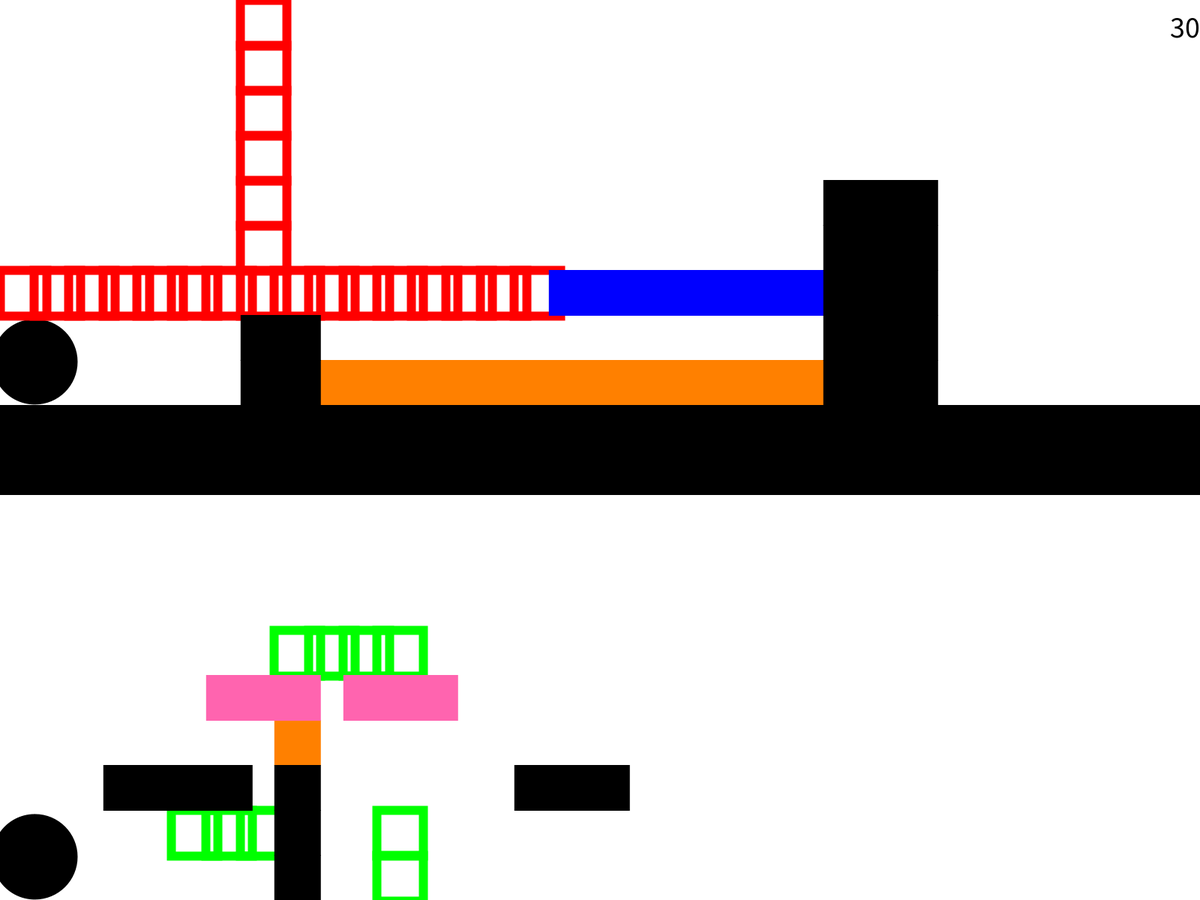
Frame 1 (no input)
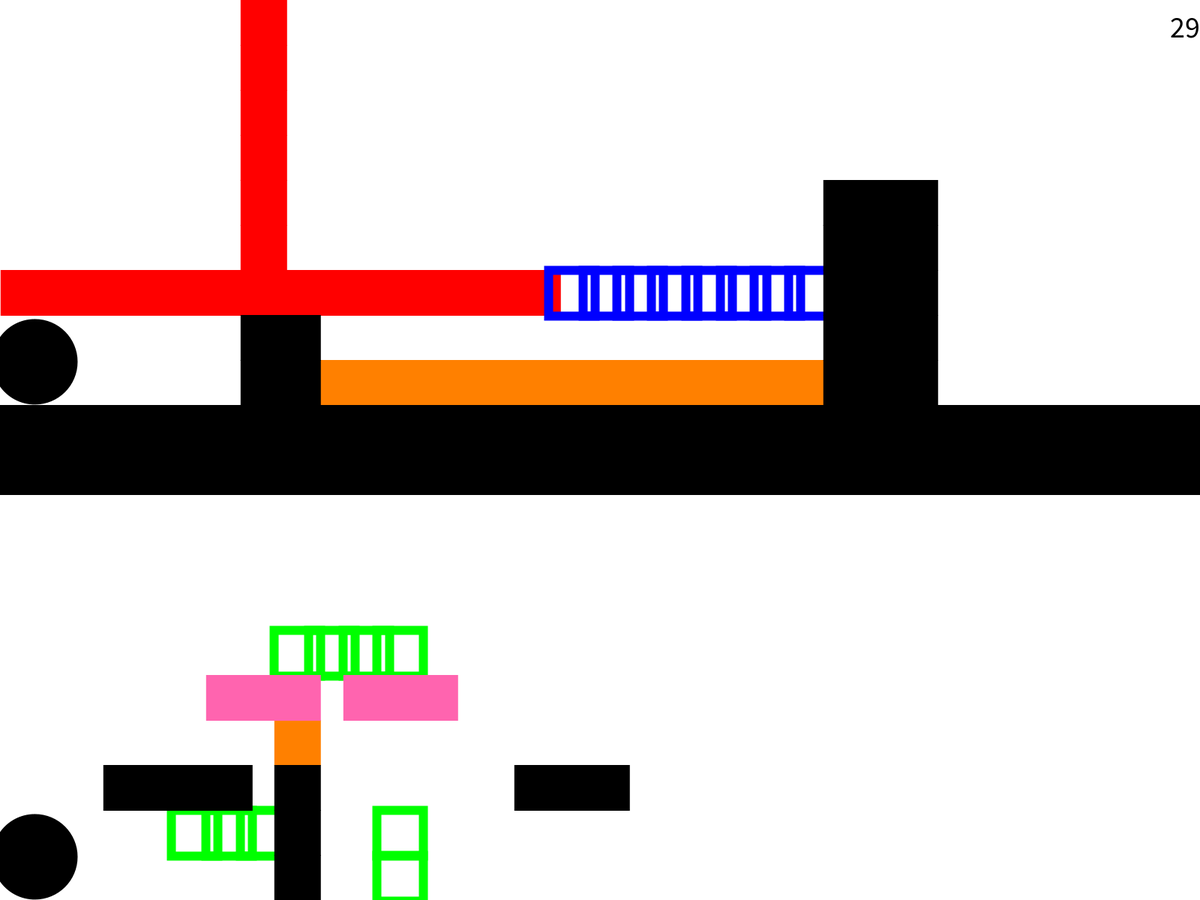
Frame 60 (the mouse pressed at the canvas centre just before this capture)
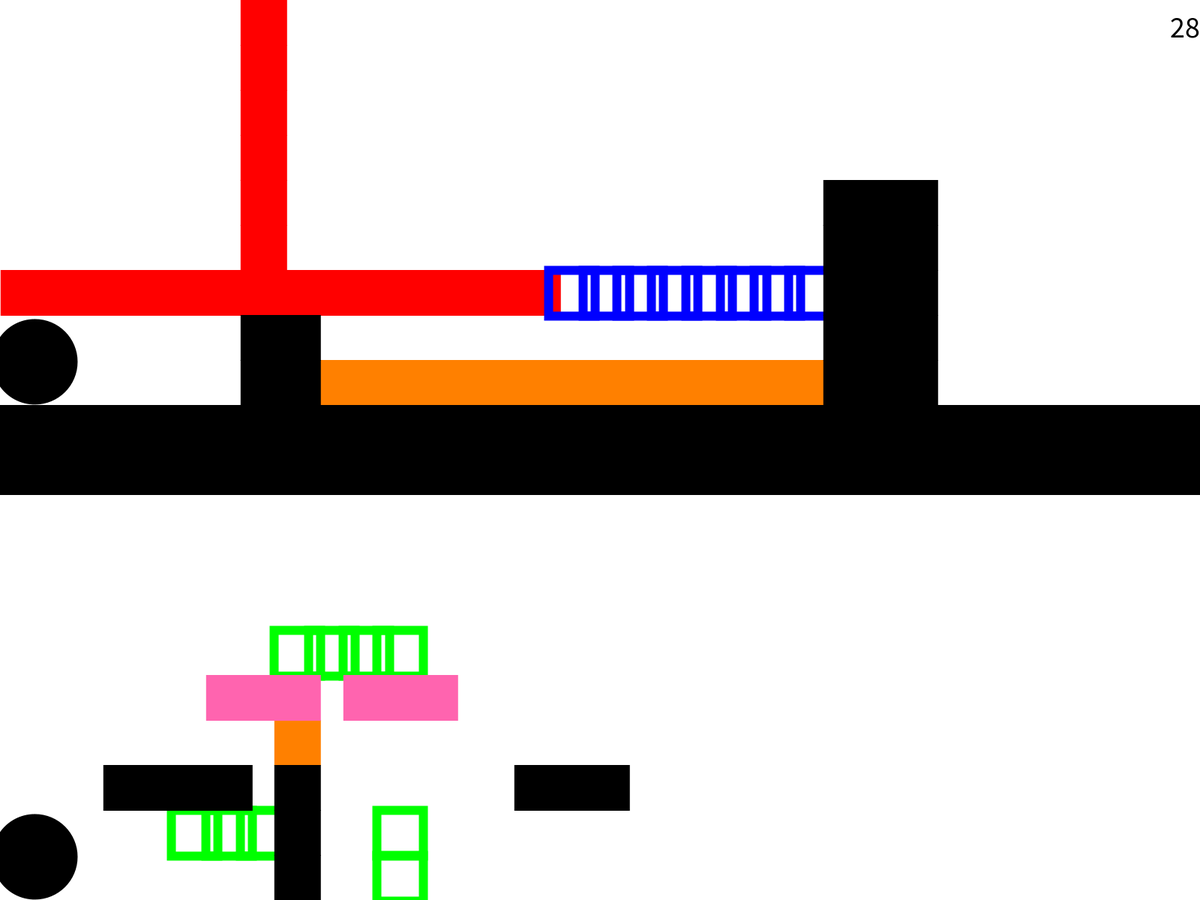
Frame 120 (the mouse held since frame 60 and released just before this capture)

The Processing sketch that drew these frames (run headless with seeded random() and noise(); from frame 60 on, the mouse is pressed at the canvas centre):

// Processing sketch: doubleSwitch
// ── doubleSwitch.pde
int lvl = 0;
int gameState, start = 0, lvlSelect = 1, inGame = 2,gameOver = 3;
float g = 2.0, Dba = 1, jump = -30;
float pHeight = 1.9;
float sideMargins = width/128.0;
int speed = 15;
boolean[] switched = {true,false};
int[] timers = {30};
int frame;
Player[] plyrs;
void setup() {
  fullScreen();
  gameState = inGame;
  plyrs = new Player[2];
  for(int i = 0; i<2; i++) plyrs[i] = new Player(i);
}

void draw() {
  if(gameState == inGame) {
    background(255);
    doPlayers();
    doLavaBlocks();
    dorBlocks();
    dobBlocks();
    dogBlocks();
    dopBlocks();
    doLevelBlocks();
    doSwitch();
    fill(0);
    noStroke();
    rectMode(CENTER);
    rect(width/2,height/2,width,height/10);
    rectMode(CORNER);
    frame++;
    fill(0);
    noStroke();
    textAlign(RIGHT);
    textSize(40);
    text(timers[lvl]-frame/60,width,50);
    if(frame>timers[lvl]*60+30) gameState = gameOver;
  } else if(gameState == gameOver) {
    background(255,0,0);
    textAlign(CENTER);
    textSize(100);
    text("GAME OVER", width/2, height/2);
  }
}
void doSwitch() {
  switched[1] = (plyrs[0].isMoving);
  switched[0] = (plyrs[1].isMoving);
}
void doPlayers() {
  for(Player x: plyrs) {
    x.show();
    x.gravity();
    //if(!x.onGround) {
    //  if(x.sign == 0) x.decelerate((int)(-x.vx/abs(x.vx)),false);
    //  else x.decelerate(x.sign,true);
    //} else {
      x.vx = x.sign*speed;
      x.isMoving = x.vx!=0 && x.move(x.vx*(1/60.0),0);
    //}
  }
}

void doLevelBlocks() {
  fill(0);
  noStroke();
  for(int i = 0; i<2; i++) {
    for(int x = 0; x<lvlBlocks[lvl+i].length; x++) {
      for(int y = 0; y<lvlBlocks[lvl+i][0].length; y++) {
        if(lvlBlocks[lvl+i][x][y])rect(x*width/35+sideMargins,y*height/20+11*height/20*i,height/20+2,height/20+1);
      }
    }
  }
}


void keyPressed() {
  if(key == 'a') plyrs[0].sign = -1;
  if(key == 'd') plyrs[0].sign = 1;
  if(key == 'w' && plyrs[0].onGround) plyrs[0].vy = jump;
  if(key == 'j') plyrs[1].sign = -1;
  if(key == 'l') plyrs[1].sign = 1;
  if(key == 'i' && plyrs[1].onGround) plyrs[1].vy = jump;
}

void keyReleased() {
  if((key == 'a' && plyrs[0].sign!=1) || (key == 'd' && plyrs[0].sign!=-1)) plyrs[0].sign = 0;
  if((key == 'j' && plyrs[1].sign!=1) || (key == 'l' && plyrs[1].sign!=-1)) plyrs[1].sign = 0;
}

// ── Player.pde
class Player {
  int pNum;
  float x,y;
  float vx, vy;
  boolean onGround = true;
  int sign = 0;
boolean isMoving;
  Player(int playerNum) {
    pNum = playerNum;
    y = 8.99;
    x = 1.0;
    vx = 0; vy = 0;
  }
  void show() {
    fill(0);
    noStroke();
    ellipse(x/35*width+sideMargins,pNum*height*11.0/20+y*height/20-pHeight*height/20/2,pHeight/20*height,pHeight/20*height);
    
  }
  boolean gravity() {
    boolean b = move(0,vy*(1/60.0)+0.5*g*(1/60.0)*(1/60.0));
    if(!b && vy>=0) {move(0,0.1); onGround = true;}
    else {onGround = false; vy+=g;}
    return b;
  }
  //void decelerate(int sign, boolean acc) {
  //  move(vx*(1/60.0),0);
  //  //if(!acc) {
  //  //  move(vx*(1/60.0)-0.5*(0.5*sign*vx*vx*Dba)*(1/60.0)*(1/60.0),0);
  //  //  vx-=0.5*(0.5*sign*vx*vx*Dba)*(1/60.0)*(1/60.0);
  //  //} else {
  //  //  move(vx*(1/60.0)-0.5*(0.5*sign*speed*speed*Dba)*(1/60.0)*(1/60.0),0);
  //  //  vx+=0.5*(0.5*sign*speed*speed*Dba)*(1/60.0)*(1/60.0);
  //  //}
  //}
  boolean move(float dx, float dy) {
    if(x+dx>0 && x+dx<lvlBlocks[lvl+pNum].length && y+dy>0 && y+dy<lvlBlocks[lvl+pNum][0].length && y+dy-pHeight<lvlBlocks[lvl+pNum][0].length) {
      boolean[][][] brpgBlocks;
      if(pNum == 0) {
        if(switched[0]) brpgBlocks = bBlocks;
        else brpgBlocks = rBlocks;
      } else {
        if(switched[1]) brpgBlocks = gBlocks;
        else brpgBlocks = pBlocks;
      }
      if(lavaBlocks[lvl+pNum][(int)(x+dx)][(int)(y+dy)]){gameState = gameOver; return false;}
      if(!lvlBlocks[lvl+pNum][(int)(x+dx)][(int)(y+dy)] && !lvlBlocks[lvl+pNum][(int)(x+dx)][(int)(y+dy-pHeight/2)] && !lvlBlocks[lvl+pNum][(int)(x+dx)][(int)(y+dy-pHeight)]
      && !brpgBlocks[lvl][(int)(x+dx)][(int)(y+dy)] && !brpgBlocks[lvl][(int)(x+dx)][(int)(y+dy-pHeight/2)] && !brpgBlocks[lvl][(int)(x+dx)][(int)(y+dy-pHeight)]) {
        x+=dx;
        y+=dy;
        return true;
      } else return false;
    }else return false;
  }
}

// ── blueBlocks.pde
void dobBlocks() {
  if(!switched[0]) {
    fill(0,0,0,0);
    strokeWeight(height/100);
    stroke(0,0,255);
  } else {
    fill(0,0,255);
    noStroke();
  }
    for(int x = 0; x<bBlocks[lvl].length; x++) {
      for(int y = 0; y<bBlocks[lvl][0].length; y++) {
        println("x: "+x+" y: "+y+" "+bBlocks[lvl][x][y]);
        if(bBlocks[lvl][x][y]){
          rect(x*width/35+sideMargins,y*height/20,height/20+2,height/20+1);
        }
      }
    }
}
boolean f = false;
boolean t = true;
boolean[][][] bBlocks = {{
  {f,f,f,f,f,f,f,f,f},
  {f,f,f,f,f,f,f,f,f},
  {f,f,f,f,f,f,f,f,f},
  {f,f,f,f,f,f,f,f,f},
  {f,f,f,f,f,f,f,f,f},
  {f,f,f,f,f,f,f,f,f},
  {f,f,f,f,f,f,f,f,f},
  {f,f,f,f,f,f,f,f,f},
  {f,f,f,f,f,f,f,f,f},
  {f,f,f,f,f,f,f,f,f},
  {f,f,f,f,f,f,f,f,f},
  {f,f,f,f,f,f,f,f,f},
  {f,f,f,f,f,f,f,f,f},
  {f,f,f,f,f,f,f,f,f},
  {f,f,f,f,f,f,f,f,f},
  {f,f,f,f,f,f,f,f,f},
  {f,f,f,f,f,f,t,f,f},
  {f,f,f,f,f,f,t,f,f},
  {f,f,f,f,f,f,t,f,f},
  {f,f,f,f,f,f,t,f,f},
  {f,f,f,f,f,f,t,f,f},
  {f,f,f,f,f,f,t,f,f},
  {f,f,f,f,f,f,t,f,f},
  {f,f,f,f,f,f,t,f,f},
  {f,f,f,f,f,f,f,f,f},
  {f,f,f,f,f,f,f,f,f},
  {f,f,f,f,f,f,f,f,f},
  {f,f,f,f,f,f,f,f,f},
  {f,f,f,f,f,f,f,f,f},
  {f,f,f,f,f,f,f,f,f},
  {f,f,f,f,f,f,f,f,f},
  {f,f,f,f,f,f,f,f,f},
  {f,f,f,f,f,f,f,f,f},
  {f,f,f,f,f,f,f,f,f},
  {f,f,f,f,f,f,f,f,f}
},{
  {f,f,f,f,f,f,f,f,f},
  {f,f,f,f,f,f,f,f,f},
  {f,f,f,f,f,f,f,f,f},
  {f,f,f,f,f,f,f,f,f},
  {f,f,f,f,f,f,f,f,f},
  {f,f,f,f,f,f,f,f,f},
  {f,f,f,f,f,f,f,f,f},
  {f,f,f,f,f,f,f,f,f},
  {f,f,f,f,f,f,f,f,f},
  {f,f,f,f,f,f,f,f,f},
  {f,f,f,f,f,f,f,f,f},
  {f,f,f,f,f,f,f,f,f},
  {f,f,f,f,f,f,f,f,f},
  {f,f,f,f,f,f,f,f,f},
  {f,f,f,f,f,f,f,f,f},
  {f,f,f,f,f,f,f,f,f},
  {f,f,f,f,f,f,f,f,f},
  {f,f,f,f,f,f,f,f,f},
  {f,f,f,f,f,f,f,f,f},
  {f,f,f,f,f,f,f,f,f},
  {f,f,f,f,f,f,f,f,f},
  {f,f,f,f,f,f,f,f,f},
  {f,f,f,f,f,f,f,f,f},
  {f,f,f,f,f,f,f,f,f},
  {f,f,f,f,f,f,f,f,f},
  {f,f,f,f,f,f,f,f,f},
  {f,f,f,f,f,f,f,f,f},
  {f,f,f,f,f,f,f,f,f},
  {f,f,f,f,f,f,f,f,f},
  {f,f,f,f,f,f,f,f,f},
  {f,f,f,f,f,f,f,f,f},
  {f,f,f,f,f,f,f,f,f},
  {f,f,f,f,f,f,f,f,f},
  {f,f,f,f,f,f,f,f,f},
  {f,f,f,f,f,f,f,f,f}
}};

// ── greenBlocks.pde
void dogBlocks() {
  if(!switched[1]) {
    fill(0,0,0,0);
    strokeWeight(height/100);
    stroke(0,255,0);
  } else {
    fill(0,255,0);
    noStroke();
  }
    for(int x = 0; x<gBlocks[lvl].length; x++) {
      for(int y = 0; y<gBlocks[lvl][0].length; y++) {
        println("x: "+x+" y: "+y+" "+gBlocks[lvl][x][y]);
        if(gBlocks[lvl][x][y]){
          rect(x*width/35+sideMargins,y*height/20+11*height/20,height/20+2,height/20+1);
        }
      }
    }
}
boolean[][][] gBlocks = {{
  {f,f,f,f,f,f,f,f,f},
  {f,f,f,f,f,f,f,f,f},
  {f,f,f,f,f,f,f,f,f},
  {f,f,f,f,f,f,f,f,f},
  {f,f,f,f,f,f,f,f,f},
  {f,f,f,f,f,f,f,t,f},
  {f,f,f,f,f,f,f,t,f},
  {f,f,f,f,f,f,f,t,f},
  {f,f,f,t,f,f,f,f,f},
  {f,f,f,t,f,f,f,f,f},
  {f,f,f,t,f,f,f,f,f},
  {f,f,f,t,f,f,f,t,t},
  {f,f,f,f,f,f,f,f,f},
  {f,f,f,f,f,f,f,f,f},
  {f,f,f,f,f,f,f,f,f},
  {f,f,f,f,f,f,f,f,f},
  {f,f,f,f,f,f,f,f,f},
  {f,f,f,f,f,f,f,f,f},
  {f,f,f,f,f,f,f,f,f},
  {f,f,f,f,f,f,f,f,f},
  {f,f,f,f,f,f,f,f,f},
  {f,f,f,f,f,f,f,f,f},
  {f,f,f,f,f,f,f,f,f},
  {f,f,f,f,f,f,f,f,f},
  {f,f,f,f,f,f,f,f,f},
  {f,f,f,f,f,f,f,f,f},
  {f,f,f,f,f,f,f,f,f},
  {f,f,f,f,f,f,f,f,f},
  {f,f,f,f,f,f,f,f,f},
  {f,f,f,f,f,f,f,f,f},
  {f,f,f,f,f,f,f,f,f},
  {f,f,f,f,f,f,f,f,f},
  {f,f,f,f,f,f,f,f,f},
  {f,f,f,f,f,f,f,f,f},
  {f,f,f,f,f,f,f,f,f}
}};

// ── lavaBlocks.pde
void doLavaBlocks() {
  fill(255,128,0);
  noStroke();
  for(int i = 0; i<2; i++) {
    for(int x = 0; x<lavaBlocks[lvl+i].length; x++) {
      for(int y = 0; y<lavaBlocks[lvl+i][0].length; y++) {
        if(lavaBlocks[lvl+i][x][y])rect(x*width/35+sideMargins,y*height/20+11*height/20*i,height/20+2,height/20+1);
      }
    }
  }
}
boolean[][][] lavaBlocks = {{
  {f,f,f,f,f,f,f,f,f},
  {f,f,f,f,f,f,f,f,f},
  {f,f,f,f,f,f,f,f,f},
  {f,f,f,f,f,f,f,f,f},
  {f,f,f,f,f,f,f,f,f},
  {f,f,f,f,f,f,f,f,f},
  {f,f,f,f,f,f,f,f,f},
  {f,f,f,f,f,f,f,f,f},
  {f,f,f,f,f,f,f,f,t},
  {f,f,f,f,f,f,f,f,t},
  {f,f,f,f,f,f,f,f,t},
  {f,f,f,f,f,f,f,f,t},
  {f,f,f,f,f,f,f,f,t},
  {f,f,f,f,f,f,f,f,t},
  {f,f,f,f,f,f,f,f,t},
  {f,f,f,f,f,f,f,f,t},
  {f,f,f,f,f,f,f,f,t},
  {f,f,f,f,f,f,f,f,t},
  {f,f,f,f,f,f,f,f,t},
  {f,f,f,f,f,f,f,f,t},
  {f,f,f,f,f,f,f,f,t},
  {f,f,f,f,f,f,f,f,t},
  {f,f,f,f,f,f,f,f,t},
  {f,f,f,f,f,f,f,f,t},
  {f,f,f,f,f,f,f,f,f},
  {f,f,f,f,f,f,f,f,f},
  {f,f,f,f,f,f,f,f,f},
  {f,f,f,f,f,f,f,f,f},
  {f,f,f,f,f,f,f,f,f},
  {f,f,f,f,f,f,f,f,f},
  {f,f,f,f,f,f,f,f,f},
  {f,f,f,f,f,f,f,f,f},
  {f,f,f,f,f,f,f,f,f},
  {f,f,f,f,f,f,f,f,f},
  {f,f,f,f,f,f,f,f,f}
},{
  {f,f,f,f,f,f,f,f,f},
  {f,f,f,f,f,f,f,f,f},
  {f,f,f,f,f,f,f,f,f},
  {f,f,f,f,f,f,f,f,f},
  {f,f,f,f,f,f,f,f,f},
  {f,f,f,f,f,f,f,f,f},
  {f,f,f,f,f,f,f,f,f},
  {f,f,f,f,f,f,f,f,f},
  {f,f,f,f,f,t,f,f,f},
  {f,f,f,f,f,f,f,f,f},
  {f,f,f,f,f,f,f,f,f},
  {f,f,f,f,f,f,f,f,f},
  {f,f,f,f,f,f,f,f,f},
  {f,f,f,f,f,f,f,f,f},
  {f,f,f,f,f,f,f,f,f},
  {f,f,f,f,f,f,f,f,f},
  {f,f,f,f,f,f,f,f,f},
  {f,f,f,f,f,f,f,f,f},
  {f,f,f,f,f,f,f,f,f},
  {f,f,f,f,f,f,f,f,f},
  {f,f,f,f,f,f,f,f,f},
  {f,f,f,f,f,f,f,f,f},
  {f,f,f,f,f,f,f,f,f},
  {f,f,f,f,f,f,f,f,f},
  {f,f,f,f,f,f,f,f,f},
  {f,f,f,f,f,f,f,f,f},
  {f,f,f,f,f,f,f,f,f},
  {f,f,f,f,f,f,f,f,f},
  {f,f,f,f,f,f,f,f,f},
  {f,f,f,f,f,f,f,f,f},
  {f,f,f,f,f,f,f,f,f},
  {f,f,f,f,f,f,f,f,f},
  {f,f,f,f,f,f,f,f,f},
  {f,f,f,f,f,f,f,f,f},
  {f,f,f,f,f,f,f,f,f}
}
};

// ── levelBlocks.pde
boolean[][][] lvlBlocks = {{
  {f,f,f,f,f,f,f,f,f},
  {f,f,f,f,f,f,f,f,f},
  {f,f,f,f,f,f,f,f,f},
  {f,f,f,f,f,f,f,f,f},
  {f,f,f,f,f,f,f,f,f},
  {f,f,f,f,f,f,f,f,f},
  {f,f,f,f,f,f,f,f,f},
  {f,f,f,f,f,f,f,t,t},
  {f,f,f,f,f,f,f,t,t},
  {f,f,f,f,f,f,f,f,f},
  {f,f,f,f,f,f,f,f,f},
  {f,f,f,f,f,f,f,f,f},
  {f,f,f,f,f,f,f,f,f},
  {f,f,f,f,f,f,f,f,f},
  {f,f,f,f,f,f,f,f,f},
  {f,f,f,f,f,f,f,f,f},
  {f,f,f,f,f,f,f,f,f},
  {f,f,f,f,f,f,f,f,f},
  {f,f,f,f,f,f,f,f,f},
  {f,f,f,f,f,f,f,f,f},
  {f,f,f,f,f,f,f,f,f},
  {f,f,f,f,f,f,f,f,f},
  {f,f,f,f,f,f,f,f,f},
  {f,f,f,f,f,f,f,f,f},
  {f,f,f,f,t,t,t,t,t},
  {f,f,f,f,t,t,t,t,t},
  {f,f,f,f,t,t,t,t,t},
  {f,f,f,f,f,f,f,f,f},
  {f,f,f,f,f,f,f,f,f},
  {f,f,f,f,f,f,f,f,f},
  {f,f,f,f,f,f,f,f,f},
  {f,f,f,f,f,f,f,f,f},
  {f,f,f,f,f,f,f,f,f},
  {f,f,f,f,f,f,f,f,f},
  {f,f,f,f,f,f,f,f,f}
},{
  {f,f,f,f,f,f,f,f,f},
  {f,f,f,f,f,f,f,f,f},
  {f,f,f,f,f,f,f,f,f},
  {f,f,f,f,f,f,t,f,f},
  {f,f,f,f,f,f,t,f,f},
  {f,f,f,f,f,f,t,f,f},
  {f,f,f,f,f,f,t,f,f},
  {f,f,f,f,f,f,f,f,f},
  {f,f,f,f,f,f,t,t,t},
  {f,f,f,f,f,f,f,f,f},
  {f,f,f,f,f,f,f,f,f},
  {f,f,f,f,f,f,f,f,f},
  {f,f,f,f,f,f,f,f,f},
  {f,f,f,f,f,f,f,f,f},
  {f,f,f,f,f,f,f,f,f},
  {f,f,f,f,f,f,t,f,f},
  {f,f,f,f,f,f,t,f,f},
  {f,f,f,f,f,f,t,f,f},
  {f,f,f,f,f,f,f,f,f},
  {f,f,f,f,f,f,f,f,f},
  {f,f,f,f,f,f,f,f,f},
  {f,f,f,f,f,f,f,f,f},
  {f,f,f,f,f,f,f,f,f},
  {f,f,f,f,f,f,f,f,f},
  {f,f,f,f,f,f,f,f,f},
  {f,f,f,f,f,f,f,f,f},
  {f,f,f,f,f,f,f,f,f},
  {f,f,f,f,f,f,f,f,f},
  {f,f,f,f,f,f,f,f,f},
  {f,f,f,f,f,f,f,f,f},
  {f,f,f,f,f,f,f,f,f},
  {f,f,f,f,f,f,f,f,f},
  {f,f,f,f,f,f,f,f,f},
  {f,f,f,f,f,f,f,f,f},
  {f,f,f,f,f,f,f,f,f}
}
};

// ── pinkBlocks.pde
void dopBlocks() {
  if(switched[1]) {
    fill(0,0,0,0);
    strokeWeight(height/100);
    stroke(255,100,175);
  } else {
    fill(255,100,175);
    noStroke();
  }
    for(int x = 0; x<pBlocks[lvl].length; x++) {
      for(int y = 0; y<pBlocks[lvl][0].length; y++) {
        if(pBlocks[lvl][x][y])rect(x*width/35+sideMargins,y*height/20+11*height/20,height/20+2,height/20+1);
      }
    }
}
boolean[][][] pBlocks = {{
  
  {f,f,f,f,f,f,f,f,f},
  {f,f,f,f,f,f,f,f,f},
  {f,f,f,f,f,f,f,f,f},
  {f,f,f,f,f,f,f,f,f},
  {f,f,f,f,f,f,f,f,f},
  {f,f,f,f,f,f,f,f,f},
  {f,f,f,f,t,f,f,f,f},
  {f,f,f,f,t,f,f,f,f},
  {f,f,f,f,t,f,f,f,f},
  {f,f,f,f,f,f,f,f,f},
  {f,f,f,f,t,f,f,f,f},
  {f,f,f,f,t,f,f,f,f},
  {f,f,f,f,t,f,f,f,f},
  {f,f,f,f,f,f,f,f,f},
  {f,f,f,f,f,f,f,f,f},
  {f,f,f,f,f,f,f,f,f},
  {f,f,f,f,f,f,f,f,f},
  {f,f,f,f,f,f,f,f,f},
  {f,f,f,f,f,f,f,f,f},
  {f,f,f,f,f,f,f,f,f},
  {f,f,f,f,f,f,f,f,f},
  {f,f,f,f,f,f,f,f,f},
  {f,f,f,f,f,f,f,f,f},
  {f,f,f,f,f,f,f,f,f},
  {f,f,f,f,f,f,f,f,f},
  {f,f,f,f,f,f,f,f,f},
  {f,f,f,f,f,f,f,f,f},
  {f,f,f,f,f,f,f,f,f},
  {f,f,f,f,f,f,f,f,f},
  {f,f,f,f,f,f,f,f,f},
  {f,f,f,f,f,f,f,f,f},
  {f,f,f,f,f,f,f,f,f},
  {f,f,f,f,f,f,f,f,f},
  {f,f,f,f,f,f,f,f,f},
  {f,f,f,f,f,f,f,f,f}
}};

// ── redBlocks.pde
void dorBlocks() {
  if(switched[0]) {
    fill(0,0,0,0);
    strokeWeight(height/100);
    stroke(255,0,0);
  } else {
    fill(255,0,0);
    noStroke();
  }
    for(int x = 0; x<rBlocks[lvl].length; x++) {
      for(int y = 0; y<rBlocks[lvl][0].length; y++) {
        if(rBlocks[lvl][x][y])rect(x*width/35+sideMargins,y*height/20,height/20+2,height/20+1);
      }
    }
}
boolean[][][] rBlocks = {{
  {f,f,f,f,f,f,t,f,f},
  {f,f,f,f,f,f,t,f,f},
  {f,f,f,f,f,f,t,f,f},
  {f,f,f,f,f,f,t,f,f},
  {f,f,f,f,f,f,t,f,f},
  {f,f,f,f,f,f,t,f,f},
  {f,f,f,f,f,f,t,f,f},
  {t,t,t,t,t,t,t,f,f},
  {f,f,f,f,f,f,t,f,f},
  {f,f,f,f,f,f,t,f,f},
  {f,f,f,f,f,f,t,f,f},
  {f,f,f,f,f,f,t,f,f},
  {f,f,f,f,f,f,t,f,f},
  {f,f,f,f,f,f,t,f,f},
  {f,f,f,f,f,f,t,f,f},
  {f,f,f,f,f,f,t,f,f},
  {f,f,f,f,f,f,f,f,f},
  {f,f,f,f,f,f,f,f,f},
  {f,f,f,f,f,f,f,f,f},
  {f,f,f,f,f,f,f,f,f},
  {f,f,f,f,f,f,f,f,f},
  {f,f,f,f,f,f,f,f,f},
  {f,f,f,f,f,f,f,f,f},
  {f,f,f,f,f,f,f,f,f},
  {f,f,f,f,f,f,f,f,f},
  {f,f,f,f,f,f,f,f,f},
  {f,f,f,f,f,f,f,f,f},
  {f,f,f,f,f,f,f,f,f},
  {f,f,f,f,f,f,f,f,f},
  {f,f,f,f,f,f,f,f,f},
  {f,f,f,f,f,f,f,f,f},
  {f,f,f,f,f,f,f,f,f},
  {f,f,f,f,f,f,f,f,f},
  {f,f,f,f,f,f,f,f,f},
  {f,f,f,f,f,f,f,f,f}
},{
  {f,f,f,f,f,f,f,f,f},
  {f,f,f,f,f,f,f,f,f},
  {f,f,f,f,f,f,f,f,f},
  {f,f,f,f,f,f,f,f,f},
  {f,f,f,f,f,f,f,f,f},
  {f,f,f,f,f,f,f,f,f},
  {f,f,f,f,f,f,f,f,f},
  {f,f,f,f,f,f,f,f,f},
  {f,f,f,f,f,f,f,f,f},
  {f,f,f,f,f,f,f,f,f},
  {f,f,f,f,f,f,f,f,f},
  {f,f,f,f,f,f,f,f,f},
  {f,f,f,f,f,f,f,f,f},
  {f,f,f,f,f,f,f,f,f},
  {f,f,f,f,f,f,f,f,f},
  {f,f,f,f,f,f,f,f,f},
  {f,f,f,f,f,f,f,f,f},
  {f,f,f,f,f,f,f,f,f},
  {f,f,f,f,f,f,f,f,f},
  {f,f,f,f,f,f,f,f,f},
  {f,f,f,f,f,f,f,f,f},
  {f,f,f,f,f,f,f,f,f},
  {f,f,f,f,f,f,f,f,f},
  {f,f,f,f,f,f,f,f,f},
  {f,f,f,f,f,f,f,f,f},
  {f,f,f,f,f,f,f,f,f},
  {f,f,f,f,f,f,f,f,f},
  {f,f,f,f,f,f,f,f,f},
  {f,f,f,f,f,f,f,f,f},
  {f,f,f,f,f,f,f,f,f},
  {f,f,f,f,f,f,f,f,f},
  {f,f,f,f,f,f,f,f,f},
  {f,f,f,f,f,f,f,f,f},
  {f,f,f,f,f,f,f,f,f},
  {f,f,f,f,f,f,f,f,f}
}};
